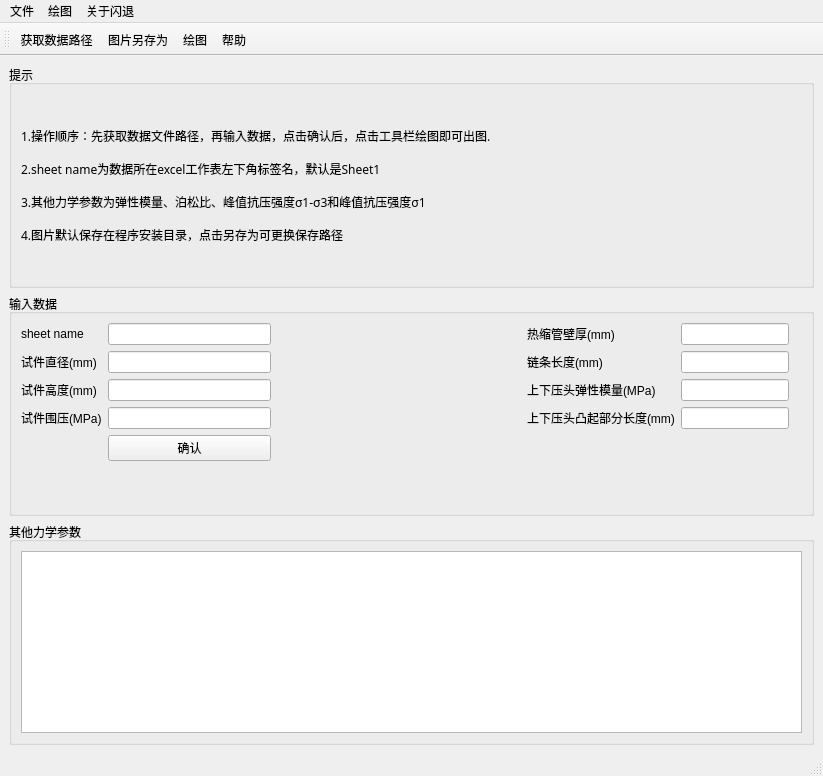
<?xml version="1.0" encoding="UTF-8"?>
<ui version="4.0">
 <class>MainWindow</class>
 <widget class="QMainWindow" name="MainWindow">
  <property name="geometry">
   <rect>
    <x>0</x>
    <y>0</y>
    <width>823</width>
    <height>776</height>
   </rect>
  </property>
  <property name="minimumSize">
   <size>
    <width>635</width>
    <height>694</height>
   </size>
  </property>
  <property name="windowTitle">
   <string>Mechanical Data Processing</string>
  </property>
  <widget class="QWidget" name="centralwidget">
   <layout class="QVBoxLayout" name="verticalLayout" stretch="1,1,1">
    <item>
     <widget class="QGroupBox" name="groupBox_3">
      <property name="title">
       <string>提示</string>
      </property>
      <layout class="QVBoxLayout" name="verticalLayout_2">
       <item>
        <widget class="QLabel" name="label_6">
         <property name="font">
          <font>
           <family>宋体</family>
           <weight>50</weight>
           <bold>false</bold>
          </font>
         </property>
         <property name="text">
          <string>1.操作顺序：先获取数据文件路径，再输入数据，点击确认后，点击工具栏绘图即可出图.

2.sheet name为数据所在excel工作表左下角标签名，默认是Sheet1

3.其他力学参数为弹性模量、泊松比、峰值抗压强度σ1-σ3和峰值抗压强度σ1

4.图片默认保存在程序安装目录，点击另存为可更换保存路径</string>
         </property>
        </widget>
       </item>
      </layout>
     </widget>
    </item>
    <item>
     <widget class="QGroupBox" name="groupBox_2">
      <property name="title">
       <string>输入数据</string>
      </property>
      <layout class="QHBoxLayout" name="horizontalLayout">
       <item>
        <layout class="QFormLayout" name="formLayout_2">
         <item row="0" column="1">
          <widget class="QLineEdit" name="lineEdit1"/>
         </item>
         <item row="1" column="0">
          <widget class="QLabel" name="mmLabel">
           <property name="text">
            <string>试件直径(mm)</string>
           </property>
          </widget>
         </item>
         <item row="1" column="1">
          <widget class="QLineEdit" name="lineEdit2"/>
         </item>
         <item row="2" column="0">
          <widget class="QLabel" name="mmLabel_2">
           <property name="text">
            <string>试件高度(mm)</string>
           </property>
          </widget>
         </item>
         <item row="2" column="1">
          <widget class="QLineEdit" name="lineEdit3"/>
         </item>
         <item row="3" column="0">
          <widget class="QLabel" name="mpaLabel">
           <property name="text">
            <string>试件围压(MPa)</string>
           </property>
          </widget>
         </item>
         <item row="3" column="1">
          <widget class="QLineEdit" name="lineEdit4"/>
         </item>
         <item row="0" column="0">
          <widget class="QLabel" name="sheetNameLabel">
           <property name="text">
            <string>sheet name</string>
           </property>
          </widget>
         </item>
         <item row="4" column="1">
          <widget class="QPushButton" name="pushButton">
           <property name="text">
            <string>确认</string>
           </property>
          </widget>
         </item>
        </layout>
       </item>
       <item>
        <spacer name="horizontalSpacer">
         <property name="orientation">
          <enum>Qt::Horizontal</enum>
         </property>
         <property name="sizeHint" stdset="0">
          <size>
           <width>40</width>
           <height>20</height>
          </size>
         </property>
        </spacer>
       </item>
       <item>
        <layout class="QFormLayout" name="formLayout">
         <item row="0" column="0">
          <widget class="QLabel" name="Label">
           <property name="text">
            <string>热缩管壁厚(mm)</string>
           </property>
          </widget>
         </item>
         <item row="0" column="1">
          <widget class="QLineEdit" name="lineEdit5"/>
         </item>
         <item row="1" column="0">
          <widget class="QLabel" name="Label_2">
           <property name="text">
            <string>链条长度(mm)</string>
           </property>
          </widget>
         </item>
         <item row="1" column="1">
          <widget class="QLineEdit" name="lineEdit6"/>
         </item>
         <item row="2" column="0">
          <widget class="QLabel" name="Label_3">
           <property name="text">
            <string>上下压头弹性模量(MPa)</string>
           </property>
          </widget>
         </item>
         <item row="2" column="1">
          <widget class="QLineEdit" name="lineEdit7"/>
         </item>
         <item row="3" column="0">
          <widget class="QLabel" name="Label_4">
           <property name="text">
            <string>上下压头凸起部分长度(mm)</string>
           </property>
          </widget>
         </item>
         <item row="3" column="1">
          <widget class="QLineEdit" name="lineEdit8"/>
         </item>
        </layout>
       </item>
       <item>
        <widget class="QLabel" name="label_5">
         <property name="text">
          <string/>
         </property>
        </widget>
       </item>
      </layout>
     </widget>
    </item>
    <item>
     <widget class="QGroupBox" name="groupBox">
      <property name="title">
       <string>其他力学参数</string>
      </property>
      <layout class="QVBoxLayout" name="verticalLayout_3">
       <item>
        <widget class="QTextEdit" name="textEdit"/>
       </item>
      </layout>
     </widget>
    </item>
   </layout>
  </widget>
  <widget class="QMenuBar" name="menubar">
   <property name="geometry">
    <rect>
     <x>0</x>
     <y>0</y>
     <width>823</width>
     <height>26</height>
    </rect>
   </property>
   <widget class="QMenu" name="menufile">
    <property name="title">
     <string>文件</string>
    </property>
    <addaction name="actionopen"/>
    <addaction name="separator"/>
    <addaction name="actionsave"/>
   </widget>
   <widget class="QMenu" name="menuplot">
    <property name="title">
     <string>绘图</string>
    </property>
    <addaction name="actionplot"/>
   </widget>
   <widget class="QMenu" name="menu">
    <property name="title">
     <string>关于闪退</string>
    </property>
    <addaction name="actionhelp"/>
   </widget>
   <addaction name="menufile"/>
   <addaction name="menuplot"/>
   <addaction name="menu"/>
  </widget>
  <widget class="QStatusBar" name="statusbar"/>
  <widget class="QToolBar" name="toolBar">
   <property name="windowTitle">
    <string>toolBar</string>
   </property>
   <attribute name="toolBarArea">
    <enum>TopToolBarArea</enum>
   </attribute>
   <attribute name="toolBarBreak">
    <bool>false</bool>
   </attribute>
   <addaction name="actionopen"/>
   <addaction name="actionsave"/>
   <addaction name="actionplot"/>
   <addaction name="actionhelp"/>
  </widget>
  <action name="actionopen">
   <property name="text">
    <string>获取数据路径</string>
   </property>
   <property name="iconText">
    <string>获取数据路径</string>
   </property>
  </action>
  <action name="actionsave">
   <property name="text">
    <string>图片另存为</string>
   </property>
  </action>
  <action name="actionplot">
   <property name="text">
    <string>绘图</string>
   </property>
  </action>
  <action name="actionhelp">
   <property name="text">
    <string>帮助</string>
   </property>
  </action>
 </widget>
 <resources/>
 <connections>
  <connection>
   <sender>actionopen</sender>
   <signal>triggered()</signal>
   <receiver>MainWindow</receiver>
   <slot>open_file()</slot>
   <hints>
    <hint type="sourcelabel">
     <x>-1</x>
     <y>-1</y>
    </hint>
    <hint type="destinationlabel">
     <x>399</x>
     <y>299</y>
    </hint>
   </hints>
  </connection>
  <connection>
   <sender>actionsave</sender>
   <signal>triggered()</signal>
   <receiver>MainWindow</receiver>
   <slot>save_file()</slot>
   <hints>
    <hint type="sourcelabel">
     <x>-1</x>
     <y>-1</y>
    </hint>
    <hint type="destinationlabel">
     <x>399</x>
     <y>299</y>
    </hint>
   </hints>
  </connection>
  <connection>
   <sender>actionplot</sender>
   <signal>triggered()</signal>
   <receiver>MainWindow</receiver>
   <slot>plot()</slot>
   <hints>
    <hint type="sourcelabel">
     <x>-1</x>
     <y>-1</y>
    </hint>
    <hint type="destinationlabel">
     <x>399</x>
     <y>299</y>
    </hint>
   </hints>
  </connection>
  <connection>
   <sender>actionhelp</sender>
   <signal>triggered()</signal>
   <receiver>MainWindow</receiver>
   <slot>help()</slot>
   <hints>
    <hint type="sourcelabel">
     <x>-1</x>
     <y>-1</y>
    </hint>
    <hint type="destinationlabel">
     <x>91</x>
     <y>661</y>
    </hint>
   </hints>
  </connection>
  <connection>
   <sender>pushButton</sender>
   <signal>clicked()</signal>
   <receiver>MainWindow</receiver>
   <slot>input_data()</slot>
   <hints>
    <hint type="sourcelabel">
     <x>178</x>
     <y>464</y>
    </hint>
    <hint type="destinationlabel">
     <x>817</x>
     <y>591</y>
    </hint>
   </hints>
  </connection>
 </connections>
 <slots>
  <slot>open_file()</slot>
  <slot>save_file()</slot>
  <slot>plot()</slot>
  <slot>help()</slot>
  <slot>input_data()</slot>
 </slots>
</ui>
